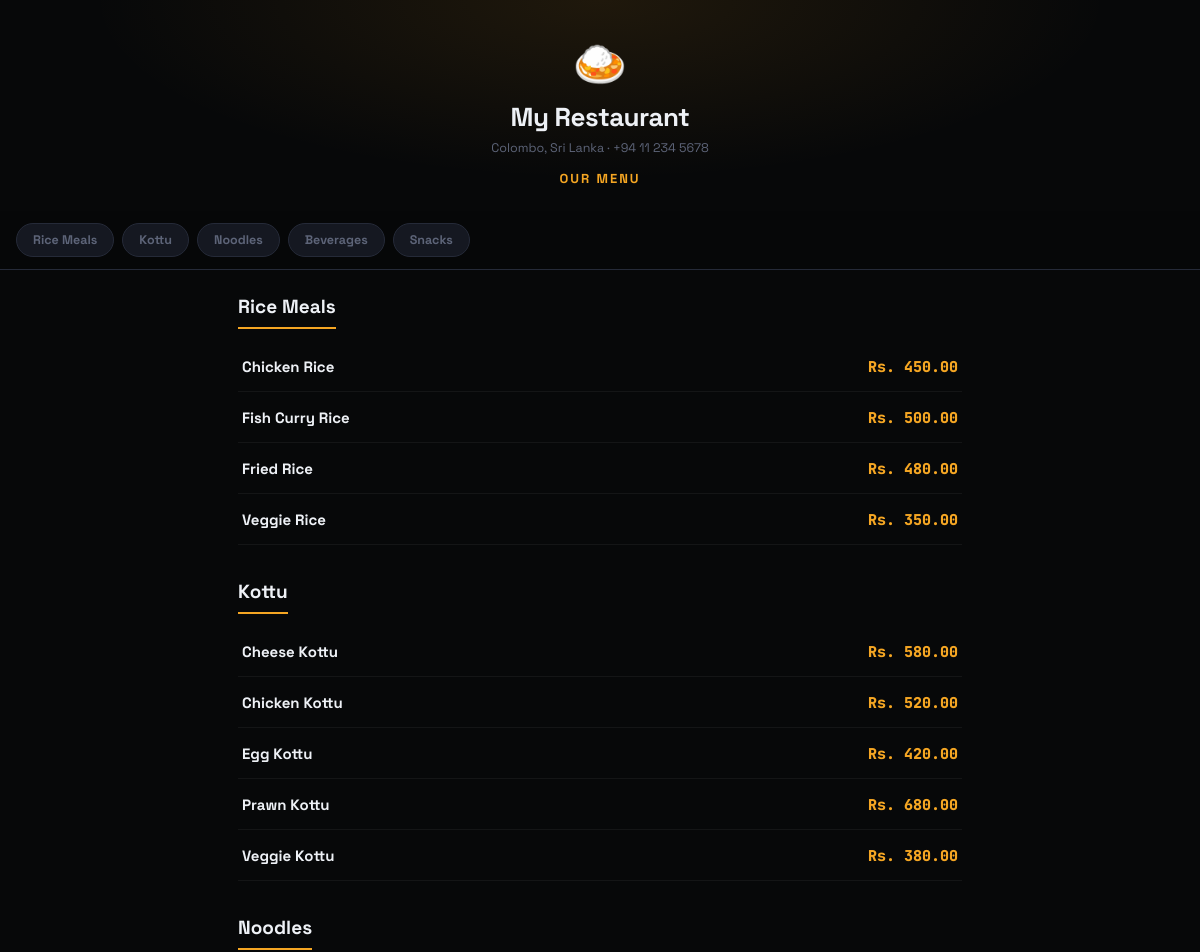
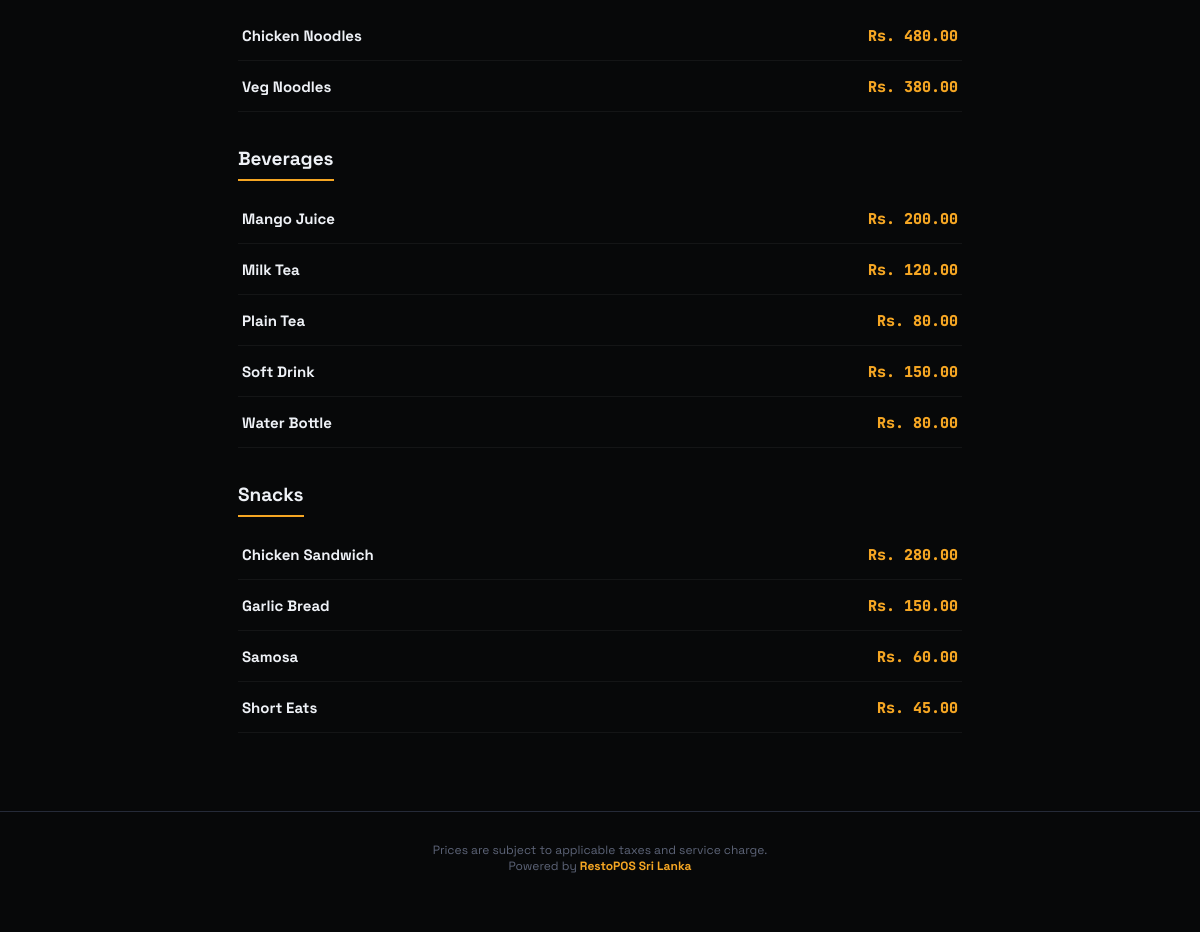
Page /online_menu.php on the committed database (2 pictures, top to bottom).
### tables this page shows
CREATE TABLE settings (
    id INT AUTO_INCREMENT PRIMARY KEY,
    setting_key VARCHAR(100) NOT NULL UNIQUE,
    setting_value TEXT,
    updated_at TIMESTAMP DEFAULT CURRENT_TIMESTAMP ON UPDATE CURRENT_TIMESTAMP
);

CREATE TABLE menu_categories (
    id INT AUTO_INCREMENT PRIMARY KEY,
    name VARCHAR(100) NOT NULL,
    sort_order INT DEFAULT 0,
    active TINYINT(1) DEFAULT 1
);

CREATE TABLE menu_items (
    id INT AUTO_INCREMENT PRIMARY KEY,
    category_id INT NOT NULL,
    name VARCHAR(150) NOT NULL,
    price DECIMAL(10,2) NOT NULL DEFAULT 0,
    description TEXT,
    active TINYINT(1) DEFAULT 1,
    created_at TIMESTAMP DEFAULT CURRENT_TIMESTAMP,
    FOREIGN KEY (category_id) REFERENCES menu_categories(id)
);

### includes/config.php (called while the page is built, shortened)
<?php
function getDB(): PDO {
    static $pdo = null;
    if ($pdo === null) {
        $dsn = "mysql:host=".DB_HOST.";dbname=".DB_NAME.";charset=".DB_CHARSET;
        $options = [
            PDO::ATTR_ERRMODE            => PDO::ERRMODE_EXCEPTION,
            PDO::ATTR_DEFAULT_FETCH_MODE => PDO::FETCH_ASSOC,
            PDO::ATTR_EMULATE_PREPARES   => false,
        ];
        try {
            $pdo = new PDO($dsn, DB_USER, DB_PASS, $options);
        } catch (PDOException $e) {
            die('<div style="font-family:monospace;padding:20px;color:red">Database connection failed: ' . $e->getMessage() . '</div>');
        }
    }
    return $pdo;
}
function getSetting(string $key, string $default = ''): string {
    try {
        $db = getDB();
        $stmt = $db->prepare("SELECT setting_value FROM settings WHERE setting_key = ?");
        $stmt->execute([$key]);
        $row = $stmt->fetch();
        return $row ? $row['setting_value'] : $default;
    } catch (Exception $e) {
        return $default;
    }
}

### online_menu.php (the view, shortened to what this page needs)
<?php
require_once 'includes/config.php';
$db = getDB();
$bizName  = getSetting('business_name', 'RestoPOS');
$bizAddr  = getSetting('address', '');
$bizPhone = getSetting('phone', '');
$categories = $db->query("SELECT * FROM menu_categories WHERE active=1 ORDER BY sort_order, name")->fetchAll();
$items = $db->query("SELECT * FROM menu_items WHERE active=1 ORDER BY category_id, name")->fetchAll();
$byCategory = [];
foreach ($items as $it) {
    $byCategory[$it['category_id']][] = $it;
}
?>
<!DOCTYPE html>
<html lang="en">
<head>
</head>
<body>
<div class="menu-header">
  <div class="menu-icon">🍛</div>
  <div class="menu-biz-name"><?= htmlspecialchars($bizName) ?></div>
  <?php if ($bizAddr || $bizPhone): ?>
    <div class="menu-biz-meta"><?= htmlspecialchars($bizAddr) ?><?= $bizAddr && $bizPhone ? ' · ' : '' ?><?= htmlspecialchars($bizPhone) ?></div>
  <?php endif; ?>
  <div class="menu-title">Our Menu</div>
</div>
<?php if (!empty($categories)): ?>
<div class="cat-nav">
  <?php foreach ($categories as $c):
      if (empty($byCategory[$c['id']])) continue;
  ?>
    <a href="#cat-<?= $c['id'] ?>"><?= htmlspecialchars($c['name']) ?></a>
  <?php endforeach; ?>
</div>
<?php endif; ?>
<div class="menu-body">
  <?php foreach ($categories as $c):
      if (empty($byCategory[$c['id']])) continue;
  ?>
  <div class="cat-section" id="cat-<?= $c['id'] ?>">
    <div class="cat-section-title"><?= htmlspecialchars($c['name']) ?></div>
    <div class="item-grid">
      <?php foreach ($byCategory[$c['id']] as $item): ?>
        <div class="item-row">
          <div class="item-info">
            <div class="item-name"><?= htmlspecialchars($item['name']) ?></div>
          </div>
          <div class="item-price">Rs. <?= number_format($item['price'], 2) ?></div>
        </div>
      <?php endforeach; ?>
    </div>
  </div>
  <?php endforeach; ?>
</div>
<div class="menu-footer">
  Prices are subject to applicable taxes and service charge.<br>
  Powered by <b>RestoPOS Sri Lanka</b>
</div>
</body>
</html>

### online_menu.php (style rules this page uses)
:root { --bg:#070809;--surf:#101218;--card:#151821;--border:#252a38; --accent:#f5a623;--accent-dim:#f5a62322; --text:#eef1f6;--muted:#5d6478; }
* { margin:0;padding:0;box-sizing:border-box }
body { background:var(--bg);color:var(--text);font-family:'Space Grotesk',sans-serif;padding-bottom:40px }
.menu-header { text-align:center;padding:36px 20px 24px; background:radial-gradient(ellipse at 50% 0%, rgba(245,166,35,.1), transparent 60%); }
.menu-icon { font-size:44px }
.menu-biz-name { font-size:26px;font-weight:800;margin-top:8px;letter-spacing:-.5px }
.menu-biz-meta { font-size:12.5px;color:var(--muted);margin-top:6px }
.menu-title { font-size:13px;color:var(--accent);font-weight:700;text-transform:uppercase;letter-spacing:2px;margin-top:14px }
.cat-nav { position:sticky;top:0;z-index:10;background:rgba(7,8,9,.92);backdrop-filter:blur(8px); display:flex;gap:8px;overflow-x:auto;padding:12px 16px;border-bottom:1px solid var(--border); scrollbar-width:none; }
.cat-nav a { flex-shrink:0;padding:8px 16px;border-radius:20px;font-size:12.5px;font-weight:700; background:var(--card);border:1px solid var(--border);color:var(--muted);text-decoration:none;white-space:nowrap; }
.menu-body { max-width:760px;margin:0 auto;padding:24px 18px }
.cat-section { margin-bottom:34px;scroll-margin-top:70px }
.cat-section-title { font-size:19px;font-weight:800;margin-bottom:14px;padding-bottom:8px;border-bottom:2px solid var(--accent); display:inline-block; }
.item-grid { display:flex;flex-direction:column;gap:2px }
.item-row { display:flex;justify-content:space-between;align-items:flex-start;gap:14px; padding:14px 4px;border-bottom:1px solid rgba(255,255,255,.05); }
.item-info { flex:1 }
.item-name { font-size:15px;font-weight:700 }
.item-price { font-family:'JetBrains Mono',monospace;font-weight:800;font-size:15px;color:var(--accent); white-space:nowrap; }
.menu-footer { text-align:center;padding:30px 20px;color:var(--muted);font-size:12px;border-top:1px solid var(--border);margin-top:20px }
.menu-footer b { color:var(--accent) }

### rows in the picture
settings: setting_value "My Restaurant"
settings: setting_value "Colombo, Sri Lanka"
settings: setting_value "+94 11 234 5678"
menu_categories: name "Rice Meals"
menu_categories: name "Kottu"
menu_categories: name "Noodles"
menu_categories: name "Beverages"
menu_categories: name "Snacks"
menu_items: name "Chicken Rice", price "450.00"
menu_items: name "Fish Curry Rice", price "500.00"
menu_items: name "Fried Rice", price "480.00"
menu_items: name "Veggie Rice", price "350.00"
menu_items: name "Cheese Kottu", price "580.00"
menu_items: name "Chicken Kottu", price "520.00"
menu_items: name "Egg Kottu", price "420.00"
menu_items: name "Prawn Kottu", price "680.00"
menu_items: name "Veggie Kottu", price "380.00"
menu_items: name "Chicken Noodles", price "480.00"
menu_items: name "Veg Noodles", price "380.00"
menu_items: name "Mango Juice", price "200.00"
menu_items: name "Milk Tea", price "120.00"
menu_items: name "Plain Tea", price "80.00"
menu_items: name "Soft Drink", price "150.00"
menu_items: name "Water Bottle", price "80.00"
menu_items: name "Chicken Sandwich", price "280.00"
menu_items: name "Garlic Bread", price "150.00"
menu_items: name "Samosa", price "60.00"
menu_items: name "Short Eats", price "45.00"
